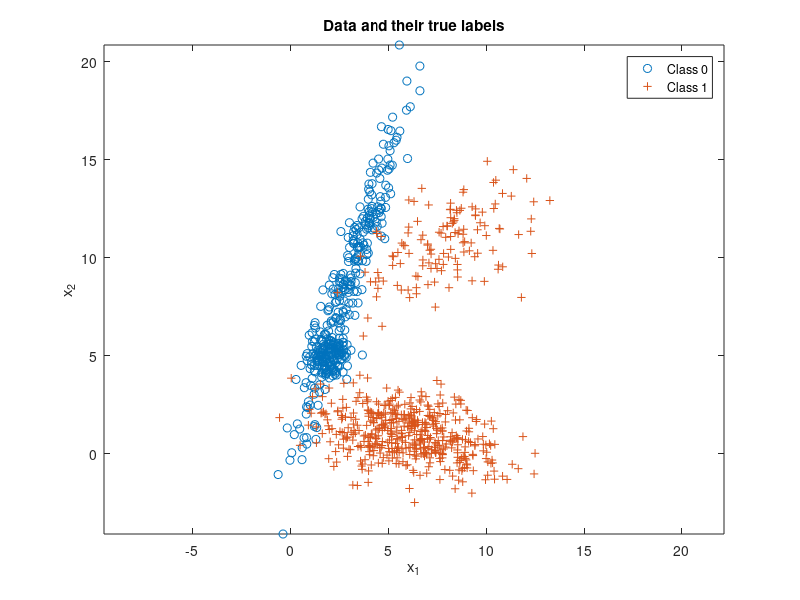

This chart was generated by the following MATLAB code: (Note: this script raises an error after producing the figure.)
% Expected risk minimization with 2 classes
close all,

n = 2;      % number of feature dimensions
N = 1000;   % number of iid samples

% Class 0 parameters (2 gaussians)
mu(:,1) = [2;5]; mu(:,2) = [3;9];
Sigma(:,:,1) = [1 0;0 1]/3; Sigma(:,:,2) = [2 6;6 20];
p0 = [0.3 0.7]; % probability split between 2 distributions

% Class 1 parameters (2 gaussians)
mu(:,3) = [8;11]; mu(:,4) = [6;1]; 
Sigma(:,:,3) = [5 2;2 3]; Sigma(:,:,4) = [69 -8;-8 16]/13;
p1 = [0.2 0.8]; % probability split between 2 distributions

p = [0.4,0.6]; % class priors for labels 0 and 1 respectively
label = rand(1,N) >= p(1);
Nc = [length(find(label==0)),length(find(label==1))]; % number of samples from each class
x = zeros(n,N); % save up space

% Draw samples from each class pdf
total1 = 0; total2=0; total3=0; total4=0;
for i = 1:N
    if label(i) == 0
        % Class 0 samples for each gaussian based on their distribution
        distr = rand(1,1) > p0(1);
        if distr == 0
            x(:,i) = mvnrnd(mu(:,1),Sigma(:,:,1),1)';
            total1 = total1+1;
        else
            x(:,i) = mvnrnd(mu(:,2),Sigma(:,:,2),1)';
            total2 = total2+1;
        end
    end
    
    if label(i) == 1
        % Class 1 samples for each gaussian based on their distribution
        distr = rand(1,1) > p1(1);
        if distr == 0
            x(:,i) = mvnrnd(mu(:,3),Sigma(:,:,3),1)';
            total3 = total3+1;
        else
            x(:,i) = mvnrnd(mu(:,4),Sigma(:,:,4),1)';
            total4 = total4 + 1;
        end
    end
end

% Plot with class labels
figure(2), clf;
plot(x(1,label==0),x(2,label==0),'o'), hold on;
plot(x(1,label==1),x(2,label==1),'+'), axis equal;
legend('Class 0','Class 1');
title('Data and their true labels');
xlabel('x_1'), ylabel('x_2');

% calculate threshold based on loss values
lambda = [0 1;1 0];
gamma = (lambda(2,1)-lambda(1,1))/(lambda(1,2)-lambda(2,2)) * p(1)/p(2); 

% calculate discriminant score based on class pdfs
class1pdf = p1(1)*evalGaussian(x,mu(:,3),Sigma(:,:,3)) + p1(2)*evalGaussian(x,mu(:,4),Sigma(:,:,4));
class0pdf = p0(1)*evalGaussian(x,mu(:,1),Sigma(:,:,1)) + p0(2)*evalGaussian(x,mu(:,2),Sigma(:,:,2));
discriminantScore = log(class1pdf)-log(class0pdf);

% compare score to threshold to make decisions
decision = (discriminantScore >= log(gamma));

ind00 = find(decision==0 & label==0); p00 = length(ind00)/Nc(1); % probability of true negative
ind10 = find(decision==1 & label==0); p10 = length(ind10)/Nc(1); % probability of false positive
ind01 = find(decision==0 & label==1); p01 = length(ind01)/Nc(2); % probability of false negative
ind11 = find(decision==1 & label==1); p11 = length(ind11)/Nc(2); % probability of true positive

perror = p10 + p01;

% plot correct and incorrect decisions
figure(1), % class 0 circle, class 1 +, correct green, incorrect red
plot(x(1,ind00),x(2,ind00),'og'); hold on;
plot(x(1,ind10),x(2,ind10),'or'); hold on;
plot(x(1,ind01),x(2,ind01),'+r'); hold on;
plot(x(1,ind11),x(2,ind11),'+g'); hold on;
axis equal;

% Draw the decision boundary
horizontalGrid = linspace(floor(min(x(1,:))),ceil(max(x(1,:))),101);
verticalGrid = linspace(floor(min(x(2,:))),ceil(max(x(2,:))),91);
[h,v] = meshgrid(horizontalGrid,verticalGrid);
discriminantScoreGridValues = log(evalGaussian([h(:)';v(:)'],mu(:,3),Sigma(:,:,3))+ evalGaussian([h(:)';v(:)'],mu(:,4),Sigma(:,:,4)))-log(evalGaussian([h(:)';v(:)'],mu(:,1),Sigma(:,:,1))+evalGaussian([h(:)';v(:)'],mu(:,2),Sigma(:,:,2))) - log(gamma);
minDSGV = min(discriminantScoreGridValues);
maxDSGV = max(discriminantScoreGridValues);
discriminantScoreGrid = reshape(discriminantScoreGridValues,91,101);
figure(1), contour(horizontalGrid,verticalGrid,discriminantScoreGrid,[minDSGV*[0.9,0.6,0.3],0,[0.3,0.6,0.9]*maxDSGV]); % plot equilevel contours of the discriminant function 
% including the contour at level 0 which is the decision boundary
legend('Correct decisions for data from Class 0','Wrong decisions for data from Class 0','Wrong decisions for data from Class 1','Correct decisions for data from Class 1','Equilevel contours of the discriminant function' ,'Location','southeast');
title('Data and their classifier decisions versus true labels');
xlabel('x_1'), ylabel('x_2');
